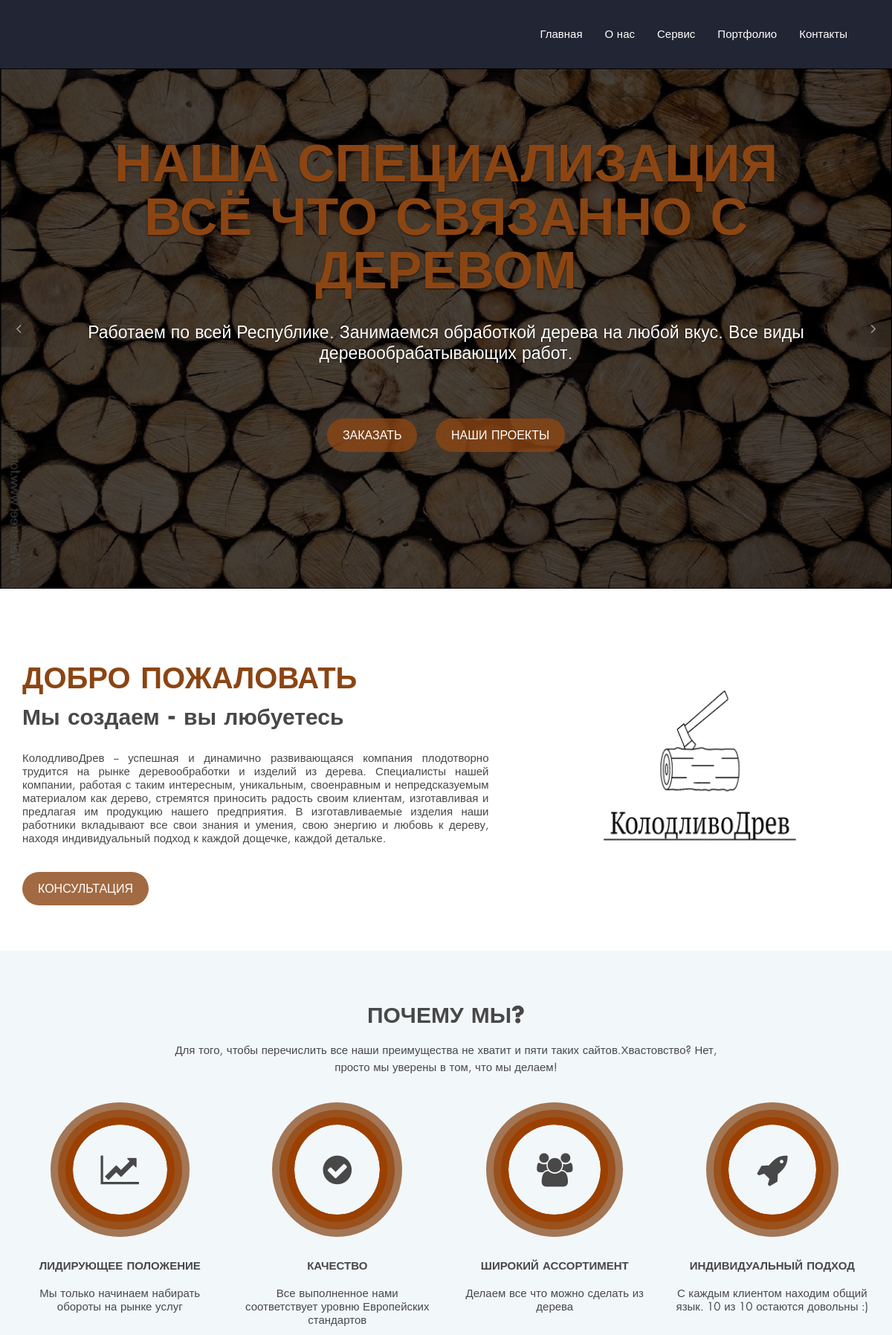
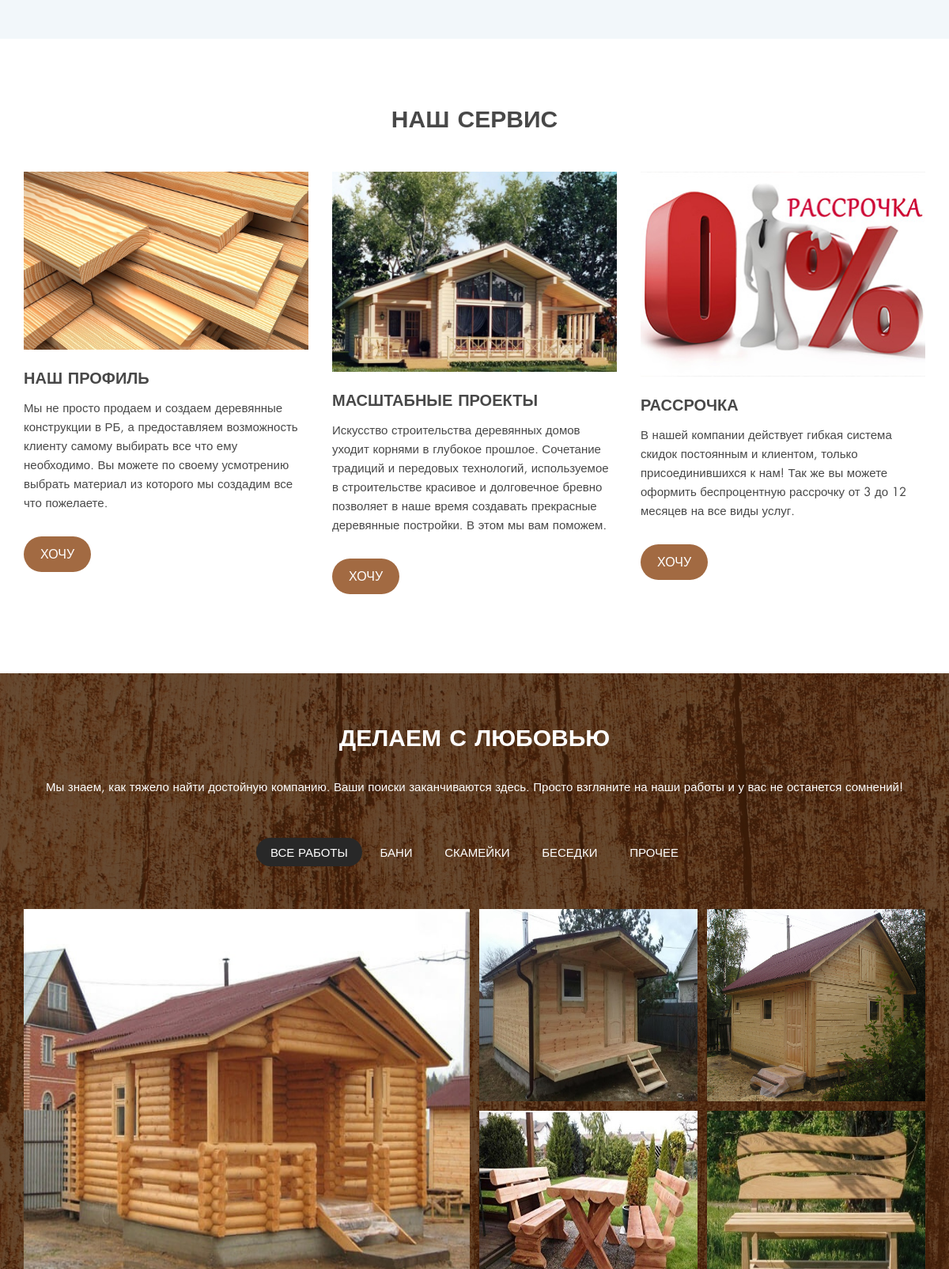
/home/ (upper part), run on the app's committed database (2 pictures, top to bottom).
### home/models.py (models this page shows, shortened)
class Home_block(models.Model):
    title = models.CharField(max_length=60,verbose_name=_('Заголовок'))
    body = models.TextField(blank=True, db_index=True,verbose_name=_('Описание'))
    first_button = models.CharField(max_length=15,verbose_name=_('Название первой кнопки'))
    second_button = models.CharField(max_length=15,verbose_name=_('Название второй кнопки'))
    image = models.ImageField(null=False,upload_to ='images/',verbose_name=_('Фоновая картинка'))
    class Meta:
        verbose_name = _('Домашний блок')
        verbose_name_plural= _('1.Информация с первого блока(домашнего)')

class Welcome_block(models.Model):
    title = models.CharField(max_length=50,verbose_name=_('Заголовок'))
    about_title = models.CharField(max_length=50,verbose_name=_('Надпись под заголовком'))
    body = models.TextField(blank=True, db_index=True,verbose_name=_('Описание'))
    first_button = models.CharField(max_length=15,verbose_name=_('Название первой кнопки'))
    image = models.ImageField(null=False,upload_to ='images/',verbose_name=_('Картинка'))
    class Meta:
        verbose_name = _('Приветствующий блок')
        verbose_name_plural= _('2.Информация с второго блока(Добро пожаловать)')

class Why_us(models.Model):
    title = models.CharField(max_length=50,verbose_name=_('Заголовок'))
    body = models.CharField(max_length=100,verbose_name=_('Описание'))
    icon = models.CharField(max_length=20,verbose_name=_('Иконка (fa fa icon))'))
    class Meta:
        verbose_name = _('Почему мы')
        verbose_name_plural= _('3.Информация с третьего блока(Почему мы)')

class Service_block(models.Model):
    title = models.CharField(max_length=50,verbose_name=_('Заголовок'))
    body = models.TextField(blank=True, db_index=True,verbose_name=_('Описание'))
    first_button = models.CharField(max_length=15,verbose_name=_('Название кнопки'))
    image = models.ImageField(null=False,upload_to ='images/',verbose_name=_('Картинка'))
    class Meta:
        verbose_name = _('Наш сервис')
        verbose_name_plural= _('4.Информация с четвёртого блока(Наше сервис)')

### home/views.py (the view)
# urls.py: path('', home_page, name='home_page_url'),
def home_page(request):
    first_block = Home_block.objects.all()
    second_block = Welcome_block.objects.all()
    thrid_block = Why_us.objects.all()
    fourth_block = Service_block.objects.all()
    fifth_block = Portfolio_block.objects.all()
    sixth_block = Social_networks.objects.all()
    seventh_block = Contact_block.objects.all()
    con = {'first':first_block,
		   'second':second_block,
		   'thrid':thrid_block,
		   'fourth':fourth_block,
		   'fifth':fifth_block,
		   'sixth':sixth_block,
		   'seventh':seventh_block
	}
    return render(request,'home/index.html', context=con)

### home/templates/home/index.html (shortened to what this page needs)
{% extends 'home/base.html' %}
{% block carousel %}
    {% for f in first%}
        {% if f.id == 1%}
        <div class="item active">
            <img style="" src="{{f.image.url}}" alt="Construction">
            <div class="overlay">
                <div class="carousel-caption">
                    <h1 class="second_heading">{{f.title}}</h1>
                    <p>{{f.body}}</p>
                    <a data-toggle="modal" data-target="#exampleModal"
                data-whatever="@getbootstrap"  class="btn know_btn">{{f.first_button}}</a>
                    <a href="#filters" class="btn know_btn">{{f.second_button}}</a>
                </div>
            </div>
        </div>
        {% endif%}
    {% endfor %}
{% endblock%}
{% block welcome %}
    {% for s in second %}
    <div class="row">
        <div class="col-lg-7 col-md-6">
            <div class="about_content">
                <h2>{{s.title}}</h2>
                <h3>{{s.about_title}}</h3>
                <p> {{s.body}}</p>
                <a data-toggle="modal" data-target="#exampleModal"
                data-whatever="@getbootstrap" class="btn know_btn">{{s.first_button}}</a>
            </div>
        </div>
        <div class="col-lg-3 col-md-6 col-lg-offset-1">
            <div class="about_banner">
                <img src="{{s.image.url}}" alt="" />
            </div>
        </div>
    </div>
    {% endfor%}
{% endblock %}
{% block why_us %}
    {% for t in thrid %}
    <div class="col-md-3 col-sm-6">
        <div class="why_us_item">
            <span class="{{t.icon}}"></span>
            <h4>{{t.title}}</h4>
            <p>{{t.body}}</p>
        </div>
    </div>
    {% endfor %}
{% endblock %}
{% block service %}
    {% for f in fourth %}
        <div class="col-md-4">
                <div class="service_item">
                <img src="{{f.image.url}}" alt="Our Services" />
                <h3>{{f.title}}</h3>
                <p>{{f.body}}</p>
                <a data-toggle="modal" data-target="#exampleModal"
                data-whatever="@getbootstrap" class="btn know_btn">{{f.first_button}}</a>
            </div>
        </div>
    {% endfor %}
{% endblock %}
{% block portfolio%}
    {% for ff in fifth%}
        {% if ff.id == 1 %}
        <div class="grid-item grid-item--width2 grid-item--height2 buildings">
        </div>
        {% elif ff.id == 6 %}
        <div class="grid-item isolation">
            <img alt="" src="{{ff.image.url}}" >
            <div class="portfolio_hover_area">
                <a class="fancybox" href="{{ff.image.url}}" data-fancybox-group="gallery" title="{{ff.title}}"><span class="fa fa-search"></span></a>
            </div>
        </div>
        {% elif ff.id >= 2 and ff.id <= 3 %}
        <div class="grid-item buildings">
        </div>
        {% elif ff.id >= 4 and ff.id <= 5 %}
        <div class="grid-item interior">
        </div>
        {% endif %}
    {% endfor %}
{% endblock %}

### home/templates/home/base.html
{% extends 'base.html' %}

### templates/base.html (shortened to what this page needs)
{% load static %}
<!DOCTYPE html>
 <html lang="en">
    <head>
        <link rel="stylesheet" href="{% static 'custom-font/fonts.css' %}" />
        <link rel="stylesheet" href="{% static 'css/bootstrap.min.css' %}" />
        <link rel="stylesheet" href="{% static 'css/font-awesome.min.css' %}" />
        <link rel="stylesheet" href="{% static 'css/bootsnav.css' %}">
        <link rel="stylesheet" type="text/css" href="{% static 'css/jquery.fancybox.css' %}" media="screen" />
        <link rel="stylesheet" href="{% static 'css/custom.css' %}" />
    </head>
    <body>
        <header>
            <nav class="navbar bootsnav">
                <div class="container">
                    <div class="collapse navbar-collapse" id="navbar-menu">
                        <ul class="nav navbar-nav menu">
                            <li><a href="#home">Главная</a></li>
                            <li><a href="#about">О нас</a></li>
                            <li><a href="#services">Сервис</a></li>
                            <li><a href="#portfolio">Портфолио</a></li>
                            <li><a href="#contact_form">Контакты</a></li>
                        </ul>
                    </div>
                </div>
            </nav>
        </header>
        <section id="home" class="home">
            <div id="carousel" class="carousel slide" data-ride="carousel" style="width:100%">
                <div class="carousel-inner" role="listbox">
                    {% block carousel %}
                    {% endblock%}
                </div>
                <a class="left carousel-control" href="#carousel" role="button" data-slide="prev">
                    <span class="fa fa-angle-left" aria-hidden="true"></span>
                </a>
                <a class="right carousel-control" href="#carousel" role="button" data-slide="next">
                    <span class="fa fa-angle-right" aria-hidden="true"></span>
                </a>
            </div>
        </section>
        <section id="about">
            <div class="container ">
                {% block welcome %}
                {% endblock %}
            </div>
        </section>
        <section id="why_us">
            <div class="container text-center">
                <div class="row">
                    <div class="col-md-8 col-md-offset-2">
                        <div class="head_title">
                            <h2>Почему мы?</h2>
                            <p>Для того, чтобы перечислить все наши преимущества не хватит и пяти таких сайтов.Хвастовство? Нет, просто мы уверены в том, что мы делаем!</p>
                        </div>
                    </div>
                </div>
                <div class="row">
                    {% block why_us %}
                    {% endblock %}
                </div>
            </div>
        </section>
        <section id="services">
            <div class="container">
                <h2>Наш Сервис</h2>
                <div class="row">
                    {% block service %}
                    {% endblock %}
            </div>
        </section>
        <section id="portfolio">
            <div class="container portfolio_area text-center">
                <h2>Делаем с любовью</h2>
                <p> Мы знаем, как тяжело найти достойную компанию. Ваши поиски заканчиваются здесь. Просто взгляните на наши работы и у вас не останется сомнений!</p>
                <div id="filters">
                    <button class="button is-checked" data-filter="*">Все работы</button>
                    <button class="button" data-filter=".buildings">Бани</button>
                    <button class="button" data-filter=".interior">Скамейки</button>
                    <button class="button" data-filter=".plumbing">Беседки</button>
                    <button class="button" data-filter=".isolation">Прочее</button>
                </div>
                <div class="grid">
                    {% block portfolio %}
                    {% endblock %}
                </div>
            </div>
        </section>
	</body>
</html>

### static/css/bootsnav.css (style rules this page uses)
nav.bootsnav .container { position: relative; }
nav.navbar.bootsnav { margin-bottom: 0; -moz-border-radius: 0px; -webkit-border-radius: 0px; -o-border-radius: 0px; border-radius: 0px; background-color: #fff; border: none; border-bottom: solid 1px #e0e0e0; z-index: 9; }
nav.navbar.bootsnav ul.nav > li > a { color: #6f6f6f; background-color: transparent !important; }
body { -webkit-transition: all 0.3s ease-in-out; -moz-transition: all 0.3s ease-in-out; -o-transition: all 0.3s ease-in-out; -ms-transition: all 0.3s ease-in-out; transition: all 0.3s ease-in-out; }
nav.navbar.bootsnav ul.nav > li > a { padding: 30px 15px; }

### templates/base.html (style rules this page uses)
html { scroll-behavior: smooth; }

### data on the page
Home_block: image (picture), title "НАША СПЕЦИАЛИЗАЦИЯ ВСЁ ЧТО СВЯЗАННО С ДЕРЕВОМ", body "Работаем по всей Республике. Занимаемся обработкой дерева на любой вкус. Все виды деревообрабатывающих работ.", first_button "ЗАКАЗАТЬ", second_button "НАШИ ПРОЕКТЫ"
Welcome_block: title "ДОБРО ПОЖАЛОВАТЬ", about_title "Мы создаем - вы любуетесь", body "КолодливоДрев -- успешная и динамично развивающаяся компания плодотворно трудится на рынке деревообработки и изделий из дерева. Специалисты нашей компании, работая с таким интересным, уникальным, своенравным и непредсказуемым материалом как дерево, стремятся приносить радость своим клиентам, изготавливая и предлагая им продукцию нашего предприятия. В изготавливаемые изделия наши работники вкладывают все свои знания и умения, свою энергию и любовь к дереву, находя индивидуальный подход к каждой дощечке, каждой детальке.", first_button "КОНСУЛЬТАЦИЯ", image (picture)
Why_us: title "ЛИДИРУЮЩЕЕ ПОЛОЖЕНИЕ", body "Мы только начинаем набирать обороты на рынке услуг"
Why_us: title "КАЧЕСТВО", body "Все выполненное нами соответствует уровню Европейских стандартов"
Why_us: title "ШИРОКИЙ АССОРТИМЕНТ", body "Делаем все что можно сделать из дерева"
Why_us: title "ИНДИВИДУАЛЬНЫЙ ПОДХОД", body "С каждым клиентом находим общий язык. 10 из 10 остаются довольны :)"
Service_block: image (picture), title "НАШ ПРОФИЛЬ", body "Мы не просто продаем и создаем деревянные конструкции в РБ, а предоставляем возможность клиенту самому выбирать все что ему необходимо. Вы можете по своему усмотрению выбрать материал из которого мы создадим все что пожелаете.", first_button "ХОЧУ"
Service_block: image (picture), title "МАСШТАБНЫЕ ПРОЕКТЫ", body "Искусство строительства деревянных домов уходит корнями в глубокое прошлое. Сочетание традиций и передовых технологий, используемое в строительстве красивое и долговечное бревно позволяет в наше время создавать прекрасные деревянные постройки. В этом мы вам поможем.", first_button "ХОЧУ"
Service_block: image (picture), title "РАССРОЧКА", body "В нашей компании действует гибкая система скидок постоянным и клиентом, только присоединившихся к нам! Так же вы можете оформить беспроцентную рассрочку от 3 до 12 месяцев на все виды услуг.", first_button "ХОЧУ"
